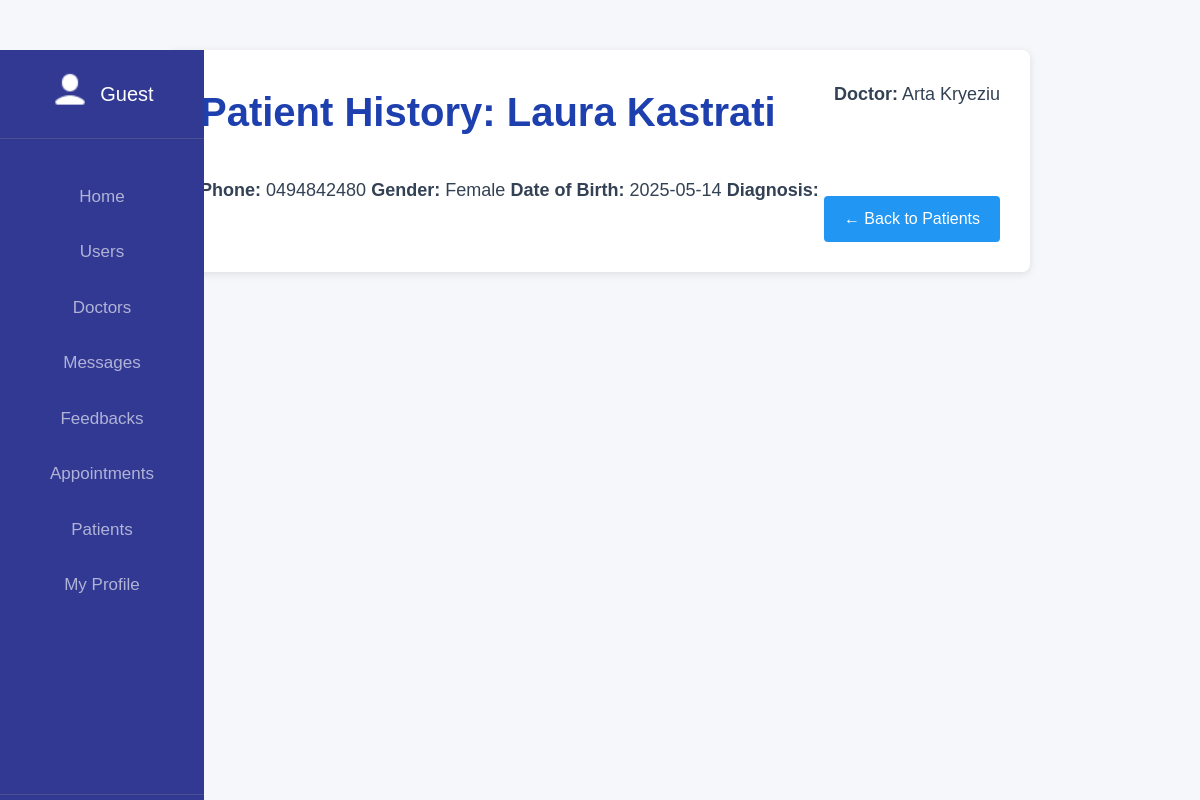
/patient-history-admin.php?id=2 (signed in), run on the app's committed database.
### tables this page shows
CREATE TABLE `patients` (
  `id` int(11) NOT NULL,
  `doctor_id` int(11) NOT NULL,
  `name` varchar(100) NOT NULL,
  `lastname` varchar(100) NOT NULL,
  `phone` varchar(20) DEFAULT NULL,
  `gender` enum('Male','Female','Other') DEFAULT NULL,
  `date_of_birth` date DEFAULT NULL,
  `created_at` timestamp NOT NULL DEFAULT current_timestamp()
);

CREATE TABLE `users` (
  `id` int(10) NOT NULL,
  `username` varchar(255) NOT NULL,
  `email` varchar(255) NOT NULL,
  `password` varchar(255) NOT NULL,
  `role_id` int(11) DEFAULT NULL
);

### patient-history-admin.php (the view, shortened to what this page needs)
<?php
include 'includes/functions/connect.php';
$patient_id = isset($_GET['id']) ? (int)$_GET['id'] : 0;
$stmt = $conn->prepare("SELECT p.*, u.username AS doctor_username FROM patients p JOIN users u ON p.doctor_id = u.id WHERE p.id = ?");
$stmt->bind_param("i", $patient_id);
$stmt->execute();
$result = $stmt->get_result();
$patient = $result->fetch_assoc();
?>
<!DOCTYPE html>
<html>
<head>
    <link rel="stylesheet" href="menus.css">
</head>
<body>
<?php include "includes/templates/admin-sidebar.php"; ?>
<div class="container">
    <h2>Patient History: <?= htmlspecialchars($patient['name'] . ' ' . $patient['lastname']) ?></h2>
    <div class="info"><strong>Doctor:</strong> <?= htmlspecialchars($patient['doctor_username']) ?></div>
    <div class="info"><strong>Phone:</strong> <?= htmlspecialchars($patient['phone']) ?></div>
    <div class="info"><strong>Gender:</strong> <?= htmlspecialchars($patient['gender']) ?></div>
    <div class="info"><strong>Date of Birth:</strong> <?= htmlspecialchars($patient['date_of_birth']) ?></div>
    <div class="info"><strong>Diagnosis:</strong> <?= htmlspecialchars($patient['diagnosis']) ?></div>
    <a href="manage-patients.php" class="btn-back">← Back to Patients</a>
</div>
</body>
</html>

### menus.css (style rules this page uses)
body { font-family: 'Open Sans', sans-serif; color: var(--text-color); background-color: #f9fafb; line-height: 1.6; margin: 0; padding: 0; }
:root { --primary-color: #2563eb; --primary-dark: #1e40af; --secondary-color: #f8fafc; --text-color: #334155; --light-gray: #e2e8f0; --border-radius: 12px; --box-shadow: 0 4px 6px -1px rgba(0, 0, 0, 0.1), 0 2px 4px -1px rgba(0, 0, 0, 0.06); --transition: all 0.3s ease; }
h1, h2 { font-family: 'Montserrat', sans-serif; font-size: 2.5rem; font-weight: 700; color: var(--primary-dark); margin: 2rem 0 1rem; position: relative; padding-bottom: 1rem; }
.container { width: 85%; max-width: 1200px; margin: 0 auto; display: flex; flex-wrap: wrap; justify-content: space-between; }
body { background: #f5f7fa; }

### patient-history-admin.php (style rules this page uses)
body { background-color: #f5f7fa; font-family: sans-serif; }
.container { background: white; margin: 50px auto; padding: 30px; max-width: 800px; border-radius: 8px; box-shadow: 0 2px 8px rgba(0,0,0,0.1); }
h2 { margin-top: 0; }
.btn-back { background-color: #2196F3; color: white; padding: 10px 20px; text-decoration: none; border-radius: 4px; display: inline-block; margin-top: 20px; }
.info { margin-bottom: 15px; font-size: 18px; }

### data on the page
patients: name+lastname "Laura Kastrati", doctor.username "Arta Kryeziu", phone "0494842480", gender "Female", date_of_birth "2025-05-14"
